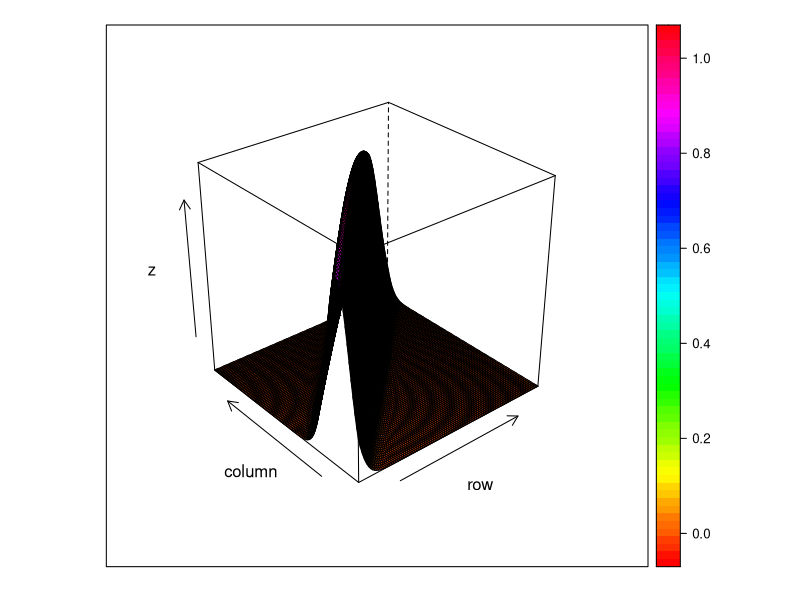

R code for this plot:
rm(list = ls())

# x <- seq(0, 1, length= 100)
# y <- x
# z <- outer(x, y, prior.enth)
# wireframe(z, drape=T, col.regions=rainbow(100))

require(rmutil)
require(lattice)
require(pracma)

# prior parameters
sigma<-1
sigma.enth<-9.92
alpha<-1
delta.enth<-0.12
delta.skpt<-0
delta.intr<-(delta.skpt+delta.enth)/2
mu<-0.39

## ENTH PRIOR #########################################################
prior.enth<-function(x,y){
  exp(-(sigma*(x-mu)^2)^alpha)*
  exp(-((sigma.enth*((y-x)-delta.enth))^2)^alpha)
}

 x <- seq(0, 1, length= 100)
 y <- x
 z <- outer(x, y, prior.enth)
 wireframe(z, drape=T, col.regions=rainbow(100))

prior.enth.nc<-tryCatch(integral2(prior.enth,xmin=0,xmax=1,ymin=0,ymax=1,singular=T)[[1]],
                        error=function(e) integral2(prior.enth,xmin=0,xmax=1,ymin=0,ymax=1,abstol=1E-6)[[1]])

# checking to see probability of risk difference greater than zero
tail.enth<-tryCatch(
  integral2(prior.enth,xmin=0,xmax=1,ymin=function(x) x,ymax=1,singular=T)[[1]]/prior.enth.nc,
  error=function(e) 
    integral2(prior.enth,xmin=0,xmax=1,ymin=function(x) x,ymax=1,singular=T)[[1]]/prior.enth.nc)
1-tail.enth

# checking to see probability of risk difference greater than zero
tail.enth<-tryCatch(
  integral2(prior.enth,xmin=0,xmax=1,ymin=function(x) x,ymax=1,singular=T)[[1]]/prior.enth.nc,
  error=function(e) 
    integral2(prior.enth,xmin=0,xmax=1,ymin=function(x) x,ymax=1,singular=T)[[1]]/prior.enth.nc)
1-tail.enth

tail.enth.intr<-tryCatch(
  integral2(prior.enth,xmin=0,xmax=1-delta.intr,ymin=function(x) x+delta.intr,ymax=1,singular=T)[[1]]/prior.enth.nc,
  error=function(e) 
    integral2(prior.enth,xmin=0,xmax=1-delta.intr,ymin=function(x)x +delta.intr,ymax=1,singular=T)[[1]]/prior.enth.nc)
tail.enth.intr
